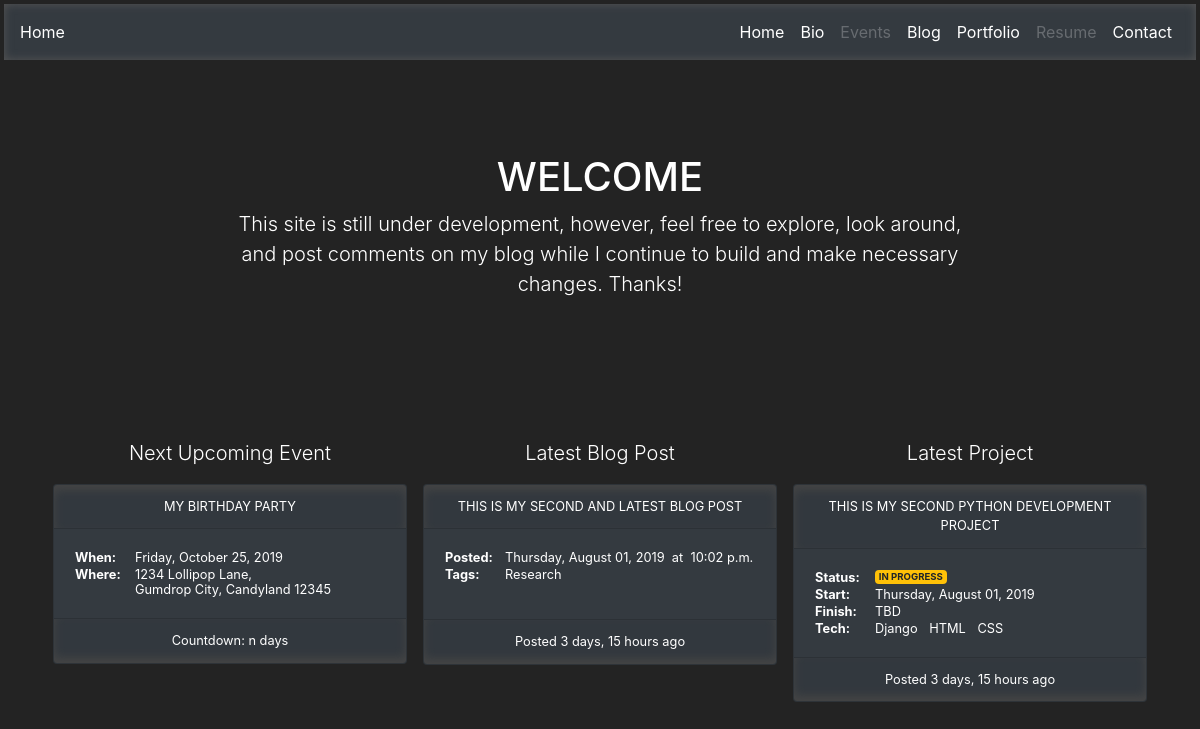
The page / on the database its author committed.
### blog/models.py (models this page shows, shortened)
class Post(models.Model):
    DISPLAY_CHOICES = [('Public', 'Public'), ('Private', 'Private')]
    created_on = models.DateTimeField(auto_now_add=True)
    last_modified = models.DateTimeField(auto_now=True)
    display = models.CharField(choices=DISPLAY_CHOICES, max_length=25)
    title = models.CharField(max_length=100)
    body = models.TextField()
    tags = models.ManyToManyField('Tag')
    class Meta:
        verbose_name = 'post'
        verbose_name_plural = 'posts'
        ordering = ['-created_on']

class Tag(models.Model):
    name = models.CharField(max_length=25)
    class Meta:
        verbose_name = 'tag'
        verbose_name_plural = 'tags'
        ordering = ['name']

### portfolio/models.py (models this page shows, shortened)
class Project(models.Model):
    DISPLAY_CHOICES = [('Public', 'Public'), ('Private', 'Private'),]
    PROJECT_STATUS_CHOICES = [
        ('In Progress', 'In Progress'),
        ('Complete', 'Complete'),
        ('Indefinite', 'Indefinite'),
    ]
    created_on = models.DateTimeField(auto_now_add=True)
    last_modified = models.DateTimeField(auto_now=True)
    display = models.CharField(choices=DISPLAY_CHOICES, max_length=25)
    title = models.CharField(max_length=100)
    description = models.TextField()
    project_status = models.CharField(choices=PROJECT_STATUS_CHOICES, max_length=25)
    start_date = models.DateField()
    finish_date = models.DateField(null=True, blank=True)
    github_link = models.URLField()
    tech = models.ManyToManyField('Technology')
    class Meta:
        verbose_name = 'project'
        verbose_name_plural = 'projects'
        ordering = ['-start_date', '-created_on']

class Technology(models.Model):
    name = models.CharField(max_length=50)
    class Meta:
        verbose_name = 'technology'
        verbose_name_plural = 'technologies'

### markmiloslavicjr/views.py (the view)
# urls.py: path('', homepage, name='homepage'),
def homepage(request):
    page_title = 'Home'
    try:
        latest_post = Post.objects.exclude(display='Private').latest('created_on')
    except ObjectDoesNotExist:
        latest_post = None
    try:
        latest_project = Project.objects.exclude(display='Private').latest('start_date')
    except ObjectDoesNotExist:
        latest_project = None
    context = {
        'page_title': page_title,
        'post': latest_post,
        'project': latest_project,
    }
    return render(request, 'homepage.html', context)

### markmiloslavicjr/templates/homepage.html (shortened to what this page needs)
{% extends "base.html" %}
{% block page_content %}
<div class="row justify-content-center no-gutters" style="height: 85vh">
    <div class="row justify-content-center h-50">
        <div class="col-12 col-lg-8 d-flex justify-content-center align-items-center">
            <div class="text-center">
                <h1 class="text-uppercase">Welcome</h1>
                <p class="lead">
                    This site is still under development, however, feel free to explore, look around, and post comments on
                    my blog while I continue to build and make necessary changes. Thanks!
                </p>
            </div>
        </div>
    </div>
    <div class="row no-gutters justify-content-center align-content-start h-auto">
        <div class="col-12 col-md-6 col-lg-4 align-self-start">
            <p class="text-center lead">Next Upcoming Event</p>
            <div class="card m-2 bg-dark latest">
                <div class="card-header text-uppercase text-center small">
                    <a href="" class="text-decoration-none stretched-link homepage"></a>My Birthday Party
                </div>
                <div class="card-body">
                    <table class="small">
                        <tr>
                            <th class="align-baseline" style="width: 60px;">When:</th>
                            <td>Friday, October 25, 2019</td>
                        </tr>
                        <tr>
                            <th class="align-baseline">Where:</th>
                            <td>
                                <span class="d-inline-block">1234 Lollipop Lane, </span>
                                <span class="d-inline-block">Gumdrop City, Candyland </span>
                                <span class="d-inline-block">12345</span>
                            </td>
                        </tr>
                    </table>
                </div>
                <div class="card-footer text-center small">Countdown: n days</div>
            </div>
        </div>
        <div class="col-12 col-md-6 col-lg-4 align-self-start">
            <p class="text-center lead">Latest Blog Post</p>
            <div class="card m-2 bg-dark">
                <div class="card-header text-uppercase text-center small">
                    <a href="{% url 'blog_detail' post.pk %}" class="text-decoration-none stretched-link homepage"></a>{{ post.title }}
                </div>
                <div class="card-body">
                    <table class="small">
                        <tr>
                            <th class="align-baseline">Posted:</th>
                            <td>{{ post.created_on.date | date:"l, F d, Y" }} &nbsp;<span class="d-inline-block">at&nbsp; {{ post.created_on.time }}</span></td>
                        </tr>
                        <tr>
                            <th class="align-baseline" style="width: 60px;">Tags:</th>
                            <td>
                                <ul class="list-inline">
                                    {% for tags in post.tags.all %}
                                    <li class="list-inline-item">{{ tags.name }}</li>
                                    {% endfor %}
                                </ul>
                            </td>
                        </tr>
                    </table>
                </div>
                <div class="card-footer text-center small">Posted {{ post.created_on | timesince }} ago</div>
            </div>
        </div>
        <div class="col-12 col-md-6 col-lg-4 align-self-start">
            <p class="text-center lead">Latest Project</p>
            <div class="card m-2 bg-dark">
                <div class="card-header text-uppercase text-center small">
                    <a href="{% url 'project_details' project.pk %}" class="text-decoration-none stretched-link"></a>{{ project.title }}
                </div>
                <div class="card-body">
                    <table class="small">
                        <tr>
                            <th class="align-baseline" style="width: 60px;">Status:</th>
                            <td>
                                {% if 'Complete' in project.project_status %}
                                <span class="badge badge-success text-uppercase">{{ project.project_status }}</span>
                                {% elif 'In Progress' in project.project_status %}
                                <span class="badge badge-warning text-uppercase">{{ project.project_status }}</span>
                                {% else %}
                                <span class="badge badge-danger text-uppercase">{{ project.project_status }}</span>
                                {% endif %}
                            </td>
                        </tr>
                        <tr>
                            <th class="align-baseline">Start:</th>
                            <td>{{ project.start_date | date:"l, F d, Y" }}</td>
                        </tr>
                        <tr>
                            <th class="align-baseline">Finish:</th>
                            <td>
                                {% if project.finish_date is None %}
                                TBD
                                {% else %}
                                {{ project.finish_date | date:"l, F d, Y" }}
                                {% endif %}
                            </td>
                        </tr>
                        <tr>
                            <th class="align-baseline">Tech:</th>
                            <td>
                                <ul class="list-inline m-0">
                                {% for tech in project.tech.all %}
                                <li class="list-inline-item">{{ tech.name }}</li>
                                {% endfor %}
                                </ul>
                            </td>
                        </tr>
                    </table>
                </div>
                <div class="card-footer text-center small">Posted {{ project.created_on | timesince }} ago</div>
            </div>
        </div>
    </div>
</div>
{% endblock page_content %}

### markmiloslavicjr/templates/base.html (shortened to what this page needs)
<html lang="en">
<head>
    <link rel="stylesheet" href="https://stackpath.bootstrapcdn.com/bootstrap/4.3.1/css/bootstrap.min.css">
</head>
<body>
<nav class="navbar navbar-expand-sm navbar-dark m-1 bg-dark">
    <div class="navbar-brand text-truncate"><span class="small">{{ page_title | title }}</span></div>
    <div class="collapse navbar-collapse" id="navbarSupportedContent">
        <ul class="navbar-nav ml-auto text-right">
            <li class="nav-item"><a class="nav-link active" href="{% url 'homepage' %}">Home</a></li>
            <li class="nav-item"><a class="nav-link active" href="{% url 'about' %}">Bio</a></li>
            <li class="nav-item"><a class="nav-link disabled" href="">Events</a></li>
            <li class="nav-item"><a class="nav-link active" href="{% url 'blog_index' %}">Blog</a></li>
            <li class="nav-item"><a class="nav-link active" href="{% url 'portfolio_index' %}">Portfolio</a></li>
            <li class="nav-item"><a class="nav-link disabled" href="">Resume</a></li>
            <li class="nav-item"><a class="nav-link active" href="{% url 'contact' %}">Contact</a></li>
        </ul>
    </div>
</nav>
<div class="container">
    {% block page_content %}
    {% endblock page_content %}
</div>
</body>
</html>

### markmiloslavicjr/templates/base.html (style rules this page uses)
html, body { height: 100%; overflow-x: hidden; background-color: #232323; color: white; }
nav.navbar { box-shadow: 0px 0px 10px 0px #555555 inset; }

### markmiloslavicjr/templates/homepage.html (style rules this page uses)
div.card-header { box-shadow: 0px 5px 10px 0px #454545 inset; }
div.card-footer { box-shadow: 0px -5px 10px 0px #454545 inset; }

### rows shown on the page
Post: title "THIS IS MY SECOND AND LATEST BLOG POST", created_on "Thursday, August 01, 2019", created_on.time "10:02 p.m.", created_on "3 days, 15 hours"
Tag: name "Research"
Project: title "THIS IS MY SECOND PYTHON DEVELOPMENT PROJECT", project_status "IN PROGRESS", start_date "Thursday, August 01, 2019", created_on "3 days, 15 hours"
Technology: name "Django"
Technology: name "HTML"
Technology: name "CSS"

### other values the page prints
{{ page_title | title }} "Home"
